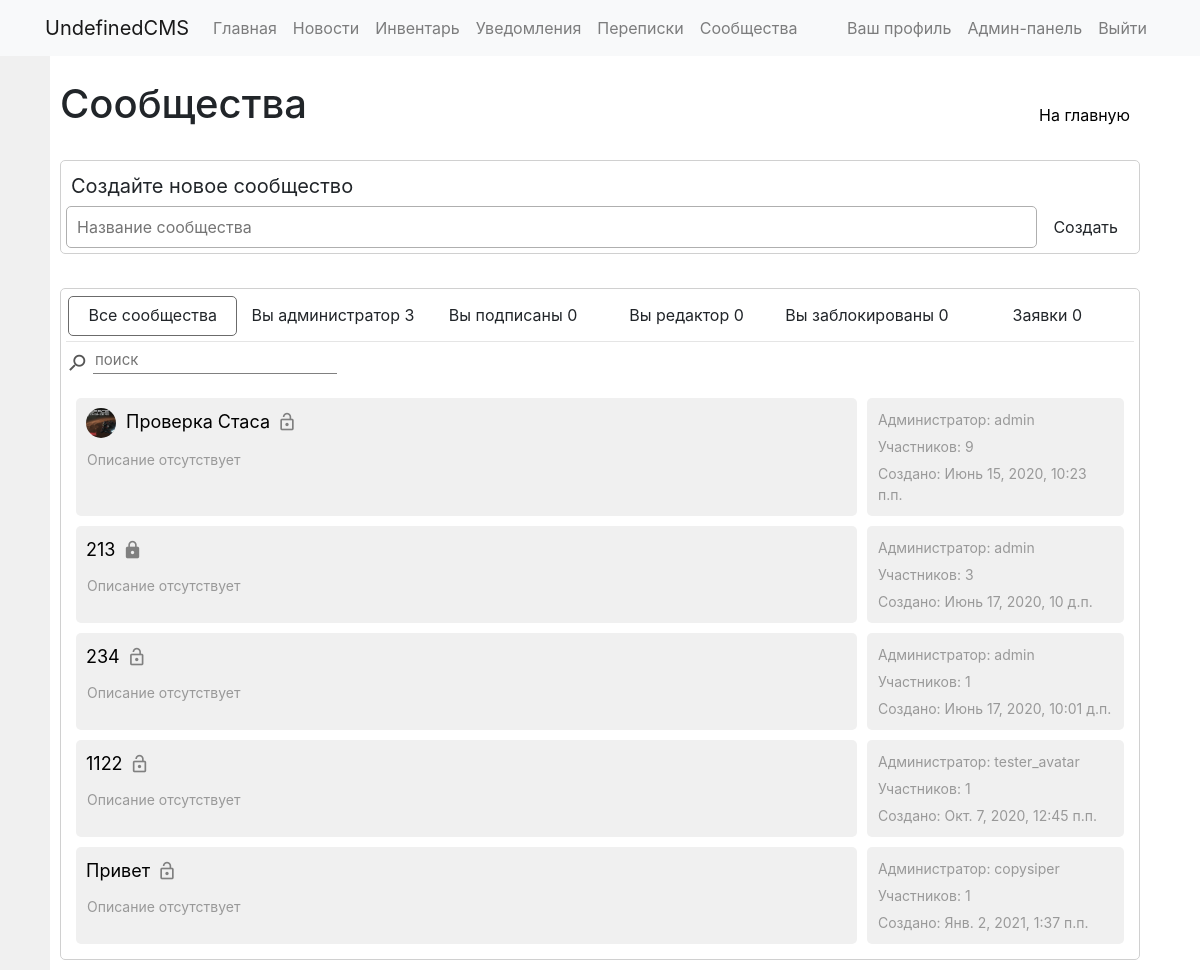
Screenshot of /groups/ (signed in) with the database file from the repository.
### communities/models.py (models this page shows, shortened)
class Group(models.Model):
	groupname = models.CharField(max_length=40)
	image = models.ImageField(upload_to='groups/groupimages', default=False)
	slug = models.SlugField(max_length=40, unique=True)
	description = models.TextField(blank=True)
	public = models.BooleanField(default=True)
	allowarticles = models.IntegerField(default=2)
	pubdate = models.DateTimeField('date published', default=datetime.now)
	admin = models.ForeignKey(User, on_delete=models.CASCADE, null=True, blank=True, related_name='groups_admins')
	editors = models.ManyToManyField(User, blank=True, related_name='groups_editors')
	subscribers = models.ManyToManyField(User, blank=True, related_name='groups_subs')
	subrequests = models.ManyToManyField(User, blank=True, related_name='groups_requests')
	banned = models.ManyToManyField(User, blank=True, related_name='groups_banned')
	rating = models.FloatField(null=True, blank=True, default=0)
	def __str__(self):
		return self.groupname

### communities/views.py (the view)
# urls.py: 2. Add a URL to urlpatterns:  path('', views.home, name='home')
def home(request):
    groups = Group.objects.annotate(members=models.Count('subscribers') + models.Count('editors')).order_by('-members')
    context = {'groups': groups}
    return render(request, 'communities/base.html', context)

### communities/templates/communities/base.html (shortened to what this page needs)
{% extends "base_general.html" %}
{% load static %}
{% block links %}
  <link rel="stylesheet" href="{% static 'communities/css/style.css' %}"/>
{% endblock %}
{% block content %}
  <div class="inline-wrapper">
    <h1>Сообщества</h1>
    <a class="button1" href="../">На главную</a>
  </div>
  <br>
  {% if request.user.is_authenticated %}
    <form id="creategroup" class="plate" action="create" method="POST" onsubmit="formValid(this); return false;">
      <div class="text1">Создайте новое сообщество</div>
      <div class="inline-wrapper">
        <input id="groupnameinput" type="text" class="input1" placeholder="Название сообщества" name="groupname">
        <div class="button0" style="width: 100px;" onclick="document.getElementById('creategroupsubmit').click()">Создать</div>
      </div>
    </form>
    <br>
  {% endif %}
  <div class="plate">
    <div class="inline-wrapper" id="table_buttons">
      {% if request.user.is_authenticated %}
        <div class="button0 button0-active" onclick="showgroups('groups_list', this)">Все сообщества</div>
        <div class="button0" onclick="showgroups('admin_groups_list', this)">Вы администратор {{ request.user.groups_admins.count }}</div>
        <div class="button0" onclick="showgroups('subs_groups_list', this)">Вы подписаны {{ request.user.groups_subs.count }}</div>
        <div class="button0" onclick="showgroups('editors_groups_list', this)">Вы редактор {{ request.user.groups_editors.count }}</div>
        <div class="button0" onclick="showgroups('banned_groups_list', this)">Вы заблокированы {{ request.user.groups_banned.count }}</div>
        <div class="button0" onclick="showgroups('requests_groups_list', this)">Заявки {{ request.user.groups_requests.count }}</div>
      {% else %}
        <div class="text1">Все сообщества</div>
      {% endif %}
    </div>
    <hr>
    <div class="inline-wrapper">
      <div class="inline-wrapper">
        <i class="material-icons icon2 flip-vertical" style="margin-top: 5px; margin-right: 5px;">search</i>
        <input id="main_groups_search" class="input2" type="text" placeholder="поиск" onkeyup="searchlist('groups_list', this.value)">
      </div>
    </div>
    <br>
    <div id='groups_list' class="main_groups_list" style="margin-right: 10px; margin-left: 10px;">
      {% for group in groups %}
        <div class="inline-wrapper" name='{{ group }}'>
          <div class="solid" style="width: calc(75% - 5px);">
            <div class="inline-wrapper">
              <div class="inline-wrapper">
                <img class="small-img" src="{{ group.image.url }}" alt="" onerror="this.remove()">
                <div class="text2-1"><a class="link1" href="{{ group.slug }}">{{ group }}</a></div>
                {% if group.public %}
                  <i class="material-icons icon3-1" title="открытое сообщество">lock_open</i>
                {% else %}
                  <i class="material-icons icon3-1" title="закрытое сообщество">lock</i>
                {% endif %}
              </div>
            </div>
            {% if group.description %}
              <div class="text3">{{ group.description }}</div>
            {% else %}
              <div class="text3">Описание отсутствует</div>
            {% endif %}
          </div>
          <div class="solid" style="width: calc(25% - 5px);">
            <div class="text3">Администратор: {{ group.admin }}</div>
            <div class="text3">Участников: {{ group.subscribers.count|add:group.editors.count|add:1 }}</div>
            <div class="text3">Создано: {{ group.pubdate }}</div>
          </div>
        </div>
      {% empty %}
        <div class="text2">Здесь ничего нет</div>
      {% endfor %}
    </div>
  </div>
{% endblock %}

### static/communities/css/style.css (style rules this page uses)
hr { margin: 5px 0px; }
html { overflow-y: scroll; }
* { box-sizing: border-box; text-decoration: none; outline: none; list-style-type: none; height: auto; word-wrap: break-word; }
a { color: black; text-decoration: none; }
i, img, .button0, .button0-1, .button1, .button2, .button3 { -webkit-touch-callout: none; -webkit-user-select: none; -khtml-user-select: none; -moz-user-select: none; -ms-user-select: none; user-select: none; }
.plate { padding: 5px; border: 1px solid #D0D0D0; border-radius: 5px; margin-bottom: 10px; background-color: white; }
.solid { padding: 5px; background-color: #F0F0F0; border-radius: 5px; margin-bottom: 10px; }
.inline-wrapper { display: flex; justify-content: space-between; }
.text1 { margin: 5px; font-size: 20px; white-space: pre-line; }
.text2-1 { margin: 5px; font-size: 18px; white-space: pre-line; }
.text3 { margin: 6px; font-size: 14px; color: #999; white-space: pre-line; }
.button0 { width: 100%; margin: 2px 2px 0px; text-align: center; min-height: 40px; padding: 7px 10px; border-radius: 5px; cursor: pointer; transition: background-color 0.2s, color 0.2s; margin-bottom: auto; white-space: nowrap; }
.button1 { text-align: center; min-height: 40px; padding: 7px 10px; border-radius: 10px; cursor: pointer; transition: 0.2s; margin-top: auto; }
.button0-active { border: 1px solid #6B6B6B; padding: 6px 9px; }
.input1 { width: 100%; border: 1px solid #AFAFAF; border-radius: 5px; padding: 2px 10px; }
.input2 { font-size: 15px; min-width: 100px; border: none; border-bottom: 1px solid grey; }
.flip-vertical { -moz-transform: scale(-1, 1); -webkit-transform: scale(-1, 1); -o-transform: scale(-1, 1); transform: scale(-1, 1); filter: FlipH; -ms-filter: "FlipH"; }
.small-img { object-fit: cover; width: 30px; height: 30px; border-radius: 20px; margin: 5px; }
.icon2 { color: #555; font-size: 22px; }
.icon3-1 { color: grey; font-size: 20px; border-radius: 5px; margin: 9px 2px; }

### rows the page displays
Group: image (picture), groupname "Проверка Стаса", public True (drawn), description "Описание отсутствует", admin "admin", subscribers.count|add "9", pubdate "Июнь 15, 2020, 10:23 п.п."
Group: groupname "213", public False (drawn), description "Описание отсутствует", admin "admin", subscribers.count|add "3", pubdate "Июнь 17, 2020, 10 д.п."
Group: groupname "234", public True (drawn), description "Описание отсутствует", admin "admin", subscribers.count|add "1", pubdate "Июнь 17, 2020, 10:01 д.п."
Group: groupname "1122", public True (drawn), description "Описание отсутствует", admin "tester_avatar", subscribers.count|add "1", pubdate "Окт. 7, 2020, 12:45 п.п."
Group: groupname "Привет", public True (drawn), description "Описание отсутствует", admin "copysiper", subscribers.count|add "1", pubdate "Янв. 2, 2021, 1:37 п.п."

### other values shown
{{ request.user.groups_admins.count }} "3"
{{ request.user.groups_subs.count }} "0"
{{ request.user.groups_editors.count }} "0"
{{ request.user.groups_banned.count }} "0"
{{ request.user.groups_requests.count }} "0"
